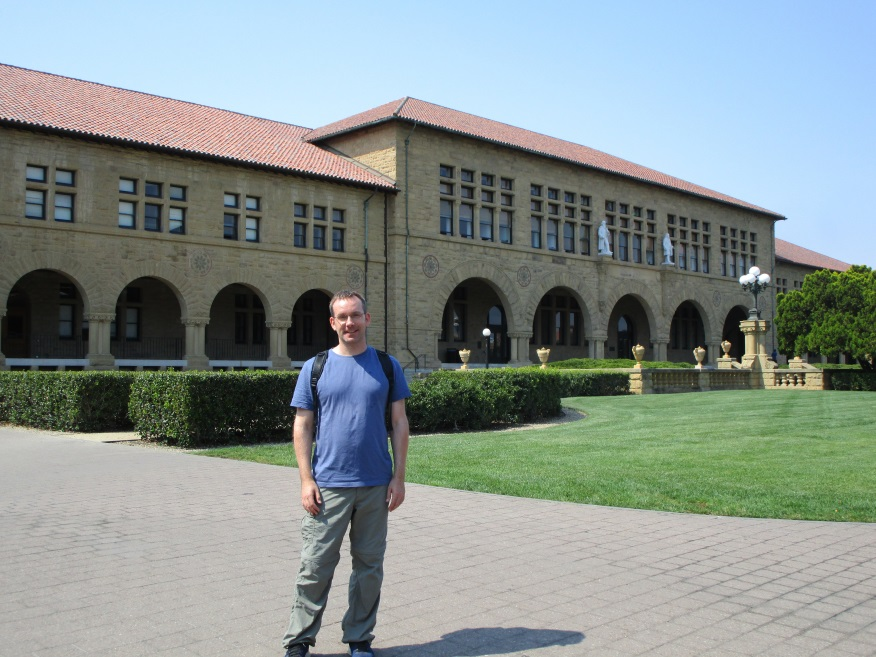
#> input picture Comparison of segmentation algorithms/a_stanford_university_building.JPG, 876 x 657 px, found by its file name
$ python comparison_of_seg_algorithms.py
#> lines starting #> are read from the running program, lines starting #| are printed output that depends on the picture
'''
File: comparison_of_seg_algorithms.py

Code is adapted. Original version is from:
http://scikit-image.org/docs/dev/auto_examples/segmentation/plot_segmentations.html

---
by Prof. Dr. Jürgen Brauer, www.juergenbrauer.org

'''

import matplotlib.pyplot as plt
import numpy as np

from skimage.data import astronaut
from skimage.color import rgb2gray
from skimage.filters import sobel
from skimage.segmentation import felzenszwalb, slic, quickshift, watershed
from skimage.segmentation import mark_boundaries
from skimage.util import img_as_float
from skimage import io
from skimage.transform import resize


image_filename = "a_stanford_university_building.jpg"
img = io.imread(image_filename)
#> img is the input picture: shape (657, 876, 3); mean R, G, B 134.5, 145.3, 142.8
newHeight = 200
newWidth = int(img.shape[0] * newHeight / img.shape[1])
#> newWidth = 150
img = resize(img, (newWidth, newHeight) )
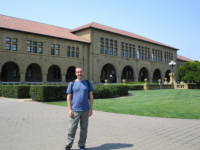
#> img: shape (150, 200, 3) float64; mean R, G, B 0.528, 0.57, 0.56
print(type(img))
#| <class 'numpy.ndarray'>

segments_fz = felzenszwalb(img, scale=100, sigma=0.5, min_size=50)
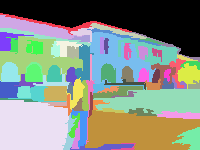
#> segments_fz: shape (150, 200) int64; 79 distinct labels, from 0 to 78; one colour per label, 0 black
segments_slic = slic(img, n_segments=250, compactness=10, sigma=1)
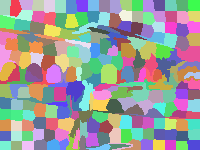
#> segments_slic: shape (150, 200) int64; 218 distinct labels, from 1 to 218; one colour per label, 0 black
segments_quick = quickshift(img, kernel_size=3, max_dist=6, ratio=0.5)
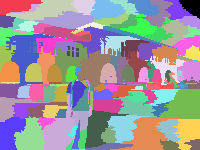
#> segments_quick: shape (150, 200) int64; 164 distinct labels, from 0 to 163; one colour per label, 0 black
gradient = sobel(rgb2gray(img))
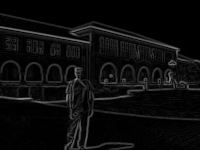
#> gradient: shape (150, 200) float64; min 4.87e-05, max 0.542, mean 0.0497
segments_watershed = watershed(gradient, markers=250, compactness=0.001)
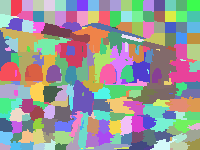
#> segments_watershed: shape (150, 200) int64; 252 distinct labels, from 1 to 252; one colour per label, 0 black

print("Felzenszwalb number of segments: {}".format(len(np.unique(segments_fz))))
#| Felzenszwalb number of segments: 79
print('SLIC number of segments: {}'.format(len(np.unique(segments_slic))))
#| SLIC number of segments: 218
print('Quickshift number of segments: {}'.format(len(np.unique(segments_quick))))
#| Quickshift number of segments: 164

fig, ax = plt.subplots(2, 2, figsize=(10, 10), sharex=True, sharey=True,
                       subplot_kw={'adjustable': 'box-forced'})

ax[0, 0].imshow(mark_boundaries(img, segments_fz))
ax[0, 0].set_title("Felzenszwalbs's method")
ax[0, 1].imshow(mark_boundaries(img, segments_slic))
ax[0, 1].set_title('SLIC')
ax[1, 0].imshow(mark_boundaries(img, segments_quick))
ax[1, 0].set_title('Quickshift')
ax[1, 1].imshow(mark_boundaries(img, segments_watershed))
ax[1, 1].set_title('Compact watershed')

for a in ax.ravel():
    a.set_axis_off()

plt.tight_layout()
plt.show()
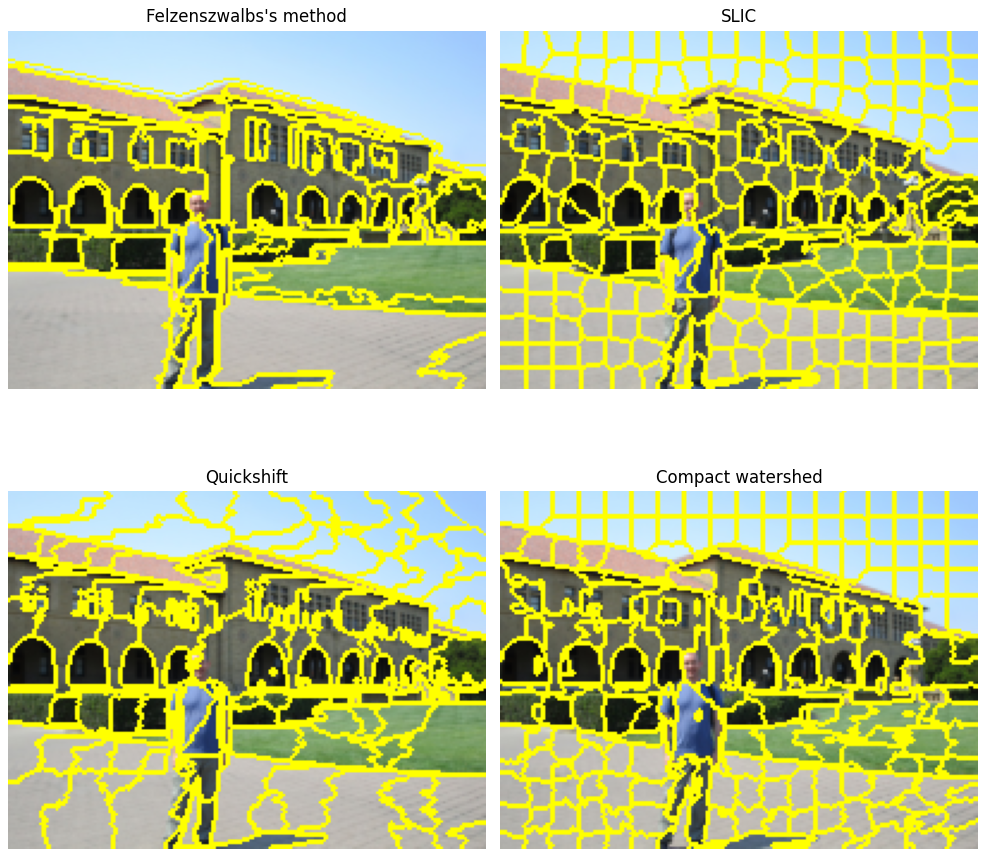
#> figure drawn by matplotlib, 4 panels
